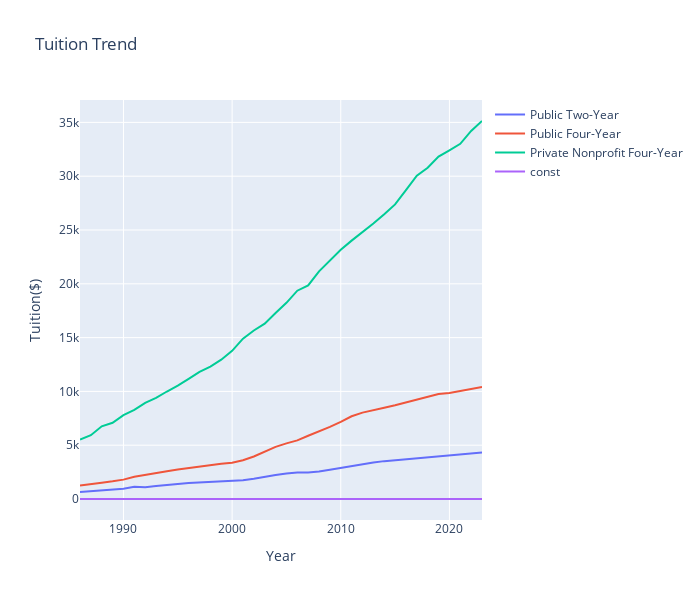

This figure's notebook cell:
### Code cell
import plotly.express as px

# Assuming df is your DataFrame containing the data
fig = px.line(df, x="Year", y=df.columns[1:], title="Tuition Trend", labels={'Year': 'Year', 'value': 'Tuition($)'}, width=700, height=600)
fig.update_layout(xaxis_title='Year', yaxis_title='Tuition($)', legend_title='')


fig.show()
# fig.write_html("../../../graphs/html/one/one.html")

### Figure 1 — Plotly figure (JSON) as saved in the notebook; plotly's stock layout.template omitted (floating-point values rounded to 4 significant figures)
{"data": [{"hovertemplate": "variable=Public Two-Year<br>Year=%{x}<br>Tuition($)=%{y}<extra></extra>", "legendgroup": "Public Two-Year", "line": {"color": "#636efa", "dash": "solid"}, "marker": {"symbol": "circle"}, "mode": "lines", "name": "Public Two-Year", "orientation": "v", "showlegend": true, "type": "scatter", "x": [1986, 1987, 1988, 1989, 1990, 1991, 1992, 1993, 1994, 1995, 1996, 1997, 1998, 1999, 2000, 2001, 2002, 2003, 2004, 2005, 2006, 2007, 2008, 2009, 2010, 2011, 2012, 2013, 2014, 2015, 2016, 2017, 2018, 2019, 2020, 2021, 2022, 2023], "xaxis": "x", "y": [640, 720, 800, 850, 950, 1130, 1100, 1200, 1270, 1400, 1480, 1530, 1550, 1600, 1700, 1750, 1880, 2070, 2240, 2370, 2460, 2460, 2550, 2720, 2890, 3110, 3290, 3400, 3520, 3610, 3700, 3790, 3900, 4000, 4070, 4130, 4220, 4330], "yaxis": "y"}, {"hovertemplate": "variable=Public Four-Year<br>Year=%{x}<br>Tuition($)=%{y}<extra></extra>", "legendgroup": "Public Four-Year", "line": {"color": "#EF553B", "dash": "solid"}, "marker": {"symbol": "circle"}, "mode": "lines", "name": "Public Four-Year", "orientation": "v", "showlegend": true, "type": "scatter", "x": [1986, 1987, 1988, 1989, 1990, 1991, 1992, 1993, 1994, 1995, 1996, 1997, 1998, 1999, 2000, 2001, 2002, 2003, 2004, 2005, 2006, 2007, 2008, 2009, 2010, 2011, 2012, 2013, 2014, 2015, 2016, 2017, 2018, 2019, 2020, 2021, 2022, 2023], "xaxis": "x", "y": [1260, 1420, 1520, 1640, 1800, 2070, 2260, 2430, 2590, 2740, 2880, 3040, 3160, 3280, 3380, 3610, 3950, 4430, 4850, 5170, 5450, 5880, 6270, 6700, 7170, 7690, 8030, 8220, 8480, 8710, 8980, 9250, 9470, 9750, 9860, 10020, 10200, 10410], "yaxis": "y"}, {"hovertemplate": "variable=Private Nonprofit Four-Year<br>Year=%{x}<br>Tuition($)=%{y}<extra></extra>", "legendgroup": "Private Nonprofit Four-Year", "line": {"color": "#00cc96", "dash": "solid"}, "marker": {"symbol": "circle"}, "mode": "lines", "name": "Private Nonprofit Four-Year", "orientation": "v", "showlegend": true, "type": "scatter", "x": [1986, 1987, 1988, 1989, 1990, 1991, 1992, 1993, 1994, 1995, 1996, 1997, 1998, 1999, 2000, 2001, 2002, 2003, 2004, 2005, 2006, 2007, 2008, 2009, 2010, 2011, 2012, 2013, 2014, 2015, 2016, 2017, 2018, 2019, 2020, 2021, 2022, 2023], "xaxis": "x", "y": [5520, 5930, 6760, 7090, 7790, 8280, 8940, 9400, 9990, 10530, 11170, 11810, 12310, 12950, 13770, 14900, 15660, 16290, 17290, 18230, 19360, 19850, 21160, 22170, 23170, 24010, 24770, 25600, 26470, 27380, 28700, 30040, 30790, 31820, 32410, 33010, 34210, 35130], "yaxis": "y"}, {"hovertemplate": "variable=const<br>Year=%{x}<br>Tuition($)=%{y}<extra></extra>", "legendgroup": "const", "line": {"color": "#ab63fa", "dash": "solid"}, "marker": {"symbol": "circle"}, "mode": "lines", "name": "const", "orientation": "v", "showlegend": true, "type": "scatter", "x": [1986, 1987, 1988, 1989, 1990, 1991, 1992, 1993, 1994, 1995, 1996, 1997, 1998, 1999, 2000, 2001, 2002, 2003, 2004, 2005, 2006, 2007, 2008, 2009, 2010, 2011, 2012, 2013, 2014, 2015, 2016, 2017, 2018, 2019, 2020, 2021, 2022, 2023], "xaxis": "x", "y": [1, 1, 1, 1, 1, 1, 1, 1, 1, 1, 1, 1, 1, 1, 1, 1, 1, 1, 1, 1, 1, 1, 1, 1, 1, 1, 1, 1, 1, 1, 1, 1, 1, 1, 1, 1, 1, 1], "yaxis": "y"}], "layout": {"height": 600, "legend": {"title": {"text": ""}, "tracegroupgap": 0}, "title": {"text": "Tuition Trend"}, "width": 700, "xaxis": {"anchor": "y", "domain": [0, 1], "title": {"text": "Year"}}, "yaxis": {"anchor": "x", "domain": [0, 1], "title": {"text": "Tuition($)"}}}}
